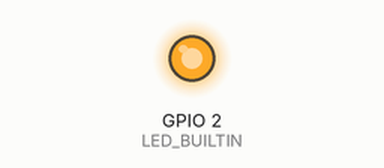
Recording of a sketch running on a simulated ESP32. On the bench: output pins drawn as LEDs (lit = HIGH).

Above: at 0.05 s.
At 2.6 s:
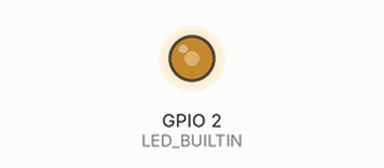
At 5.15 s:
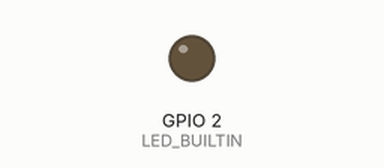
At 9.45 s:
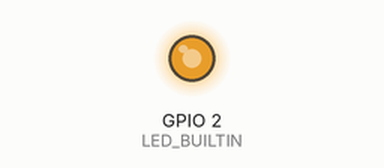
Timing chart, 0 to 14.6 s (numbered marks = the images above):
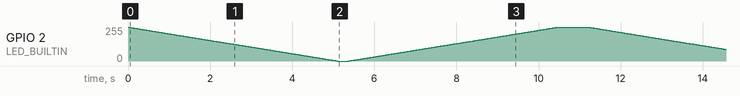

The sketch:

004_breathing_light_pwm.ino
```cpp
/**********************************************************************
* Filename    : 004_breathing_light_pwm
* Description : Make led light fade in and out
* using PWM (Pulse Width Modulation)
* Auther      : Alternative Solutions
* Modification: 2026/02/06
**********************************************************************/

#define LED_BUILTIN  2    //define the led pin
#define PWM_CHN      0    //define PWM Channel
#define PWM_FRQ      1000 //define PWM Frequency
#define PWM_BIT      8    //define PWM Precision
#define MAX_VALUE    256  //based on 8bits the max value is 256
#define DELAY_TIME   20

// the setup function runs once when you press reset or power the board
void setup() {
  // Attach the Builtin led to PWM Channel.
  ledcAttachChannel(LED_BUILTIN, PWM_FRQ, PWM_BIT, PWM_CHN);
}

// the loop function runs over and over again forever
void loop() {
  //make light fade in
  for (int i = MAX_VALUE - 1; i >= 0; i--) {
    ledcWrite(LED_BUILTIN, i);
    delay(DELAY_TIME);
  }
  delay(12 * DELAY_TIME);
  //make light fade out
  for (int i = 0; i < MAX_VALUE; i++) {
    ledcWrite(LED_BUILTIN, i);
    delay(DELAY_TIME);
  }
  delay(12 * DELAY_TIME);
  delay(12 * DELAY_TIME);
  delay(12 * DELAY_TIME);
}
```
